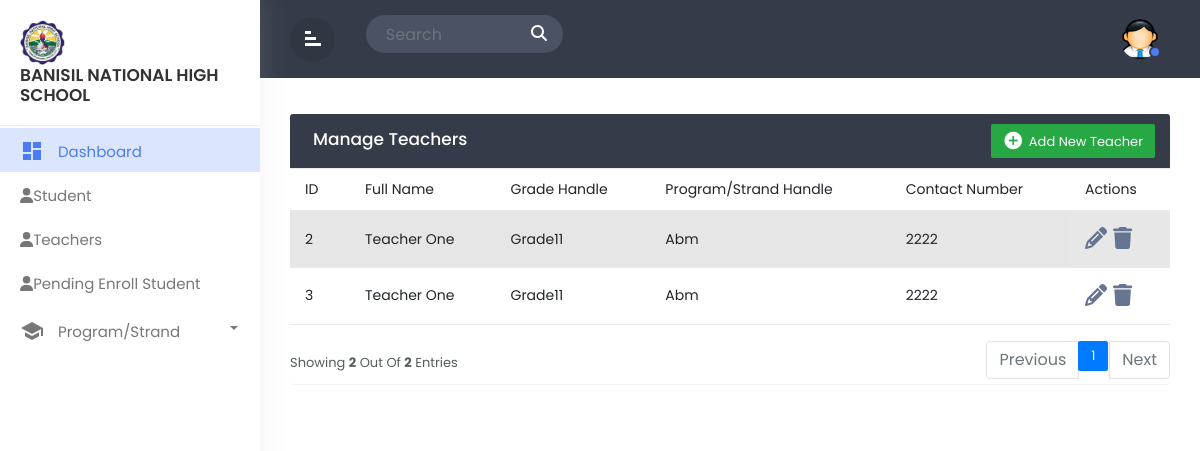
Before: /admin_teacher.php with the older database file.
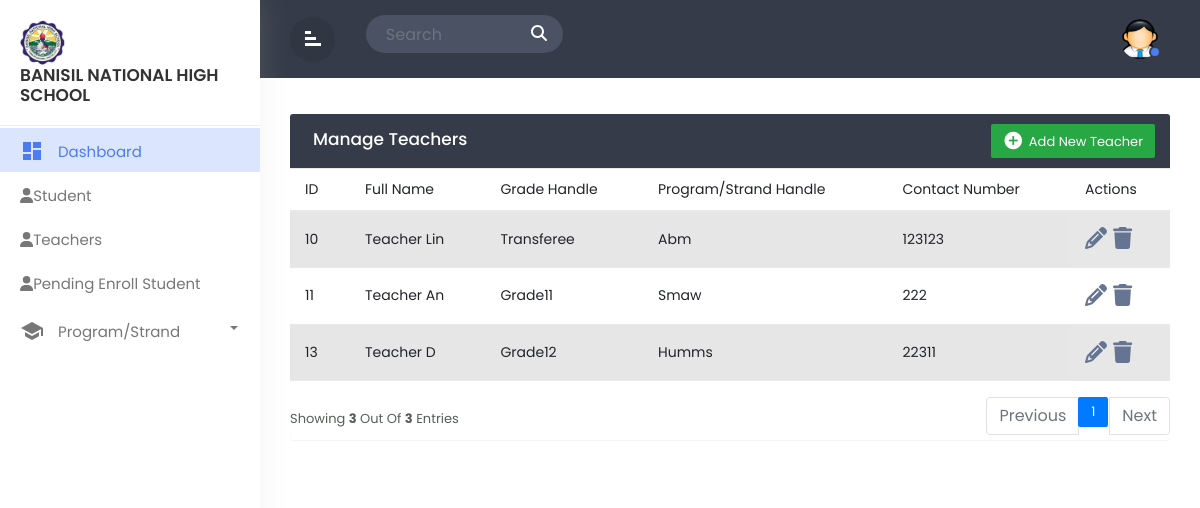
After: the same page with the newer database file.
### tables this page shows
CREATE TABLE `tbl_userinfo` (
  `user_id` int(11) NOT NULL,
  `firstname` varchar(244) NOT NULL,
  `lastname` varchar(244) NOT NULL,
  `gender` varchar(244) NOT NULL,
  `birthday` date NOT NULL,
  `age` int(11) NOT NULL,
  `grade` varchar(244) NOT NULL,
  `strand` varchar(244) NOT NULL,
  `lrn` int(11) NOT NULL
);

CREATE TABLE `tbl_contactinfo` (
  `contact_id` int(11) NOT NULL,
  `userinfo_id` int(11) NOT NULL,
  `contact_num` int(11) NOT NULL,
  `city` varchar(244) NOT NULL,
  `barangay` varchar(244) NOT NULL,
  `street` varchar(244) NOT NULL
);

### admin_teacher.php (the view, shortened to what the changed rows need)
<!doctype html>
<html lang="en">
  <head>
        <link href="https://cdn.jsdelivr.net/npm/bootstrap@5.2.3/dist/css/bootstrap.min.css" rel="stylesheet">
        <link rel="stylesheet" href="css/bootstrap.min.css">
        <link rel="stylesheet" href="css/custom.css">
  </head>
  <body>
<div class="wrapper">
		<div id="content">
		   <div class="main-content">
			  <div class="row">
				<div class="col-md-12">
				<div class="table-wrapper">
    <div class="table-title">
      <div class="row">
        <div class="col-sm-6 p-0 d-flex justify-content-lg-start justify-content-center">
          <h2 class="ml-lg-2">Manage Teachers</h2>
        </div>
      </div>
    </div>
    <?php
include 'dbcon.php';
$limit = 10;
$page = isset($_GET['page']) ? $_GET['page'] : 1;
$sqlCount = "SELECT COUNT(*) AS total FROM tbl_userinfo
             JOIN tbl_user_level ON tbl_user_level.user_level_id = tbl_userinfo.user_id
             WHERE tbl_user_level.level = 'TEACHER'";
$resultCount = mysqli_query($conn, $sqlCount);
$rowCount = mysqli_fetch_assoc($resultCount)['total'];
$totalPages = ceil($rowCount / $limit);
$offset = ($page - 1) * $limit;
$sql = "SELECT tbl_userinfo.user_id, tbl_userinfo.firstname, tbl_userinfo.lastname, tbl_userinfo.grade, tbl_userinfo.strand, tbl_userinfo.lrn, tbl_user_level.level, tbl_contactinfo.contact_num,
        tbl_user_status.status
        FROM tbl_userinfo
        JOIN tbl_user_level ON tbl_user_level.user_level_id = tbl_userinfo.user_id
        JOIN tbl_contactinfo ON tbl_contactinfo.contact_id = tbl_userinfo.user_id
        JOIN tbl_user_status ON tbl_user_status.status_id = tbl_userinfo.user_id
        WHERE tbl_user_level.level = 'TEACHER' AND tbl_user_status.status = 1
        LIMIT $limit OFFSET $offset";
$result = mysqli_query($conn, $sql);
?>
<table class="table table-striped table-hover" id="teacher_table">
  <thead>
    <tr>
      <th>ID</th>
      <th>Full Name</th>
      <th>Grade Handle</th>
      <th>Program/Strand Handle</th>
      <th>Contact Number</th>
      <th>Actions</th>
    </tr>
  </thead>
  <tbody>
    <?php while ($row = mysqli_fetch_assoc($result)): ?>
    <tr>
      <td><?php echo $row['user_id'] ?></td>
      <td><?php echo $row['firstname'] . ' ' . $row['lastname']; ?></td>
      <td><?php echo $row['grade']; ?></td>
      <td><?php echo $row['strand']; ?></td>
      <td><?php echo $row['contact_num'] ?></td>
      <td>
          <a href="admin_teacher_edit.php?user_id=<?php echo $row['user_id']?>" class="edit">
          <i class="fas fa-pencil" data-toggle="tooltip" title="Edit">&#xE254;</i>
          </a>
          <a href="admin_teacher_delete.php?user_id=<?php echo $row['user_id']?>" class="delete">
          <i class="fas fa-trash" data-toggle="tooltip" title="delete"></i>
          </a>
      </td>
    </tr>
    <?php endwhile; ?>
  </tbody>
</table>
<div class="clearfix">
<div class="hint-text">Showing <b><?php echo mysqli_num_rows($result) ?></b> out of <b><?php echo mysqli_num_rows($result) ?></b> entries</div>
  <ul class="pagination">
    <?php for ($i = 1; $i <= $totalPages; $i++): ?>
      <li class="page-item <?php if ($i == $page) echo 'active' ?>">
        <a href="?page=<?php echo $i ?>" class="page-link"><?php echo $i ?></a>
      </li>
    <?php endfor; ?>
  </ul>
</div>
</div>
			  </div>
		</div>
</div>
</div>
  </body>
  </html>

Changed rows visible on the page:
no longer on this page (row edited): tbl_userinfo: user_id "2", firstname "Teacher", lastname "One", grade "Grade11", strand "Abm", tbl_contactinfo.contact_num "2222"
no longer on this page (row edited): tbl_userinfo: user_id "3", firstname "Teacher", lastname "One", grade "Grade11", strand "Abm", tbl_contactinfo.contact_num "2222"
added tbl_userinfo: user_id "10", firstname "Teacher", lastname "Lin", grade "Transferee", strand "Abm", tbl_contactinfo.contact_num "123123"
added tbl_userinfo: user_id "11", firstname "Teacher", lastname "An", grade "Grade11", strand "Smaw", tbl_contactinfo.contact_num "222"
added tbl_userinfo: user_id "13", firstname "Teacher", lastname "D", grade "Grade12", strand "Humms", tbl_contactinfo.contact_num "22311"
Other visible differences:
mysqli_num_rows($result): "2" → "3"
